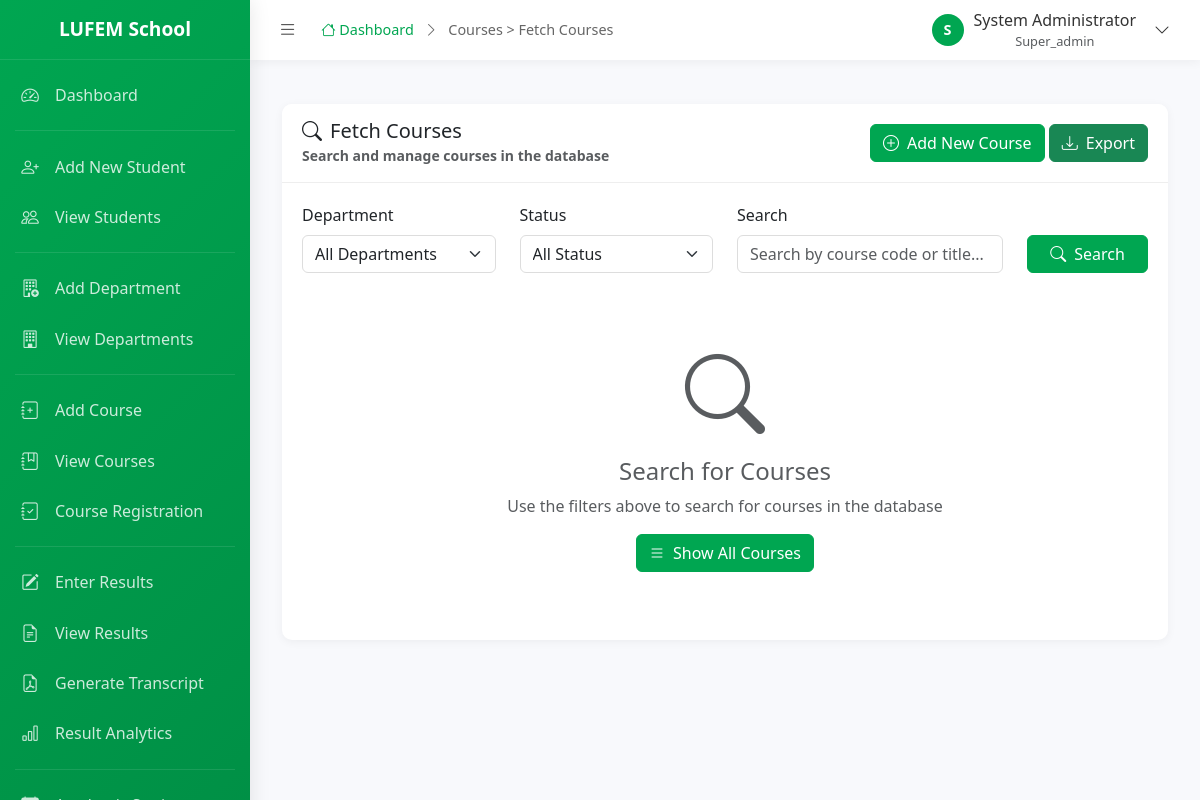
Page /admin/courses/fetch.php (signed in) on the committed database.
### tables this page shows
CREATE TABLE `institutions` (
  `institution_id` int(11) NOT NULL AUTO_INCREMENT,
  `institution_name` varchar(255) NOT NULL,
  `institution_code` varchar(20) NOT NULL,
  `address` text,
  `phone` varchar(20),
  `email` varchar(100),
  `website` varchar(100),
  `logo_path` varchar(255),
  `primary_color` varchar(7) DEFAULT '#00A651',
  `secondary_color` varchar(7) DEFAULT '#FFFFFF',
  `is_active` tinyint(1) DEFAULT 1,
  `created_at` timestamp NOT NULL DEFAULT CURRENT_TIMESTAMP,
  `updated_at` timestamp NOT NULL DEFAULT CURRENT_TIMESTAMP ON UPDATE CURRENT_TIMESTAMP,
  PRIMARY KEY (`institution_id`),
  UNIQUE KEY `institution_code` (`institution_code`)
);

CREATE TABLE `users` (
  `user_id` int(11) NOT NULL AUTO_INCREMENT,
  `institution_id` int(11) NOT NULL,
  `username` varchar(50) NOT NULL,
  `password` varchar(255) NOT NULL,
  `email` varchar(100),
  `full_name` varchar(255) NOT NULL,
  `role` enum('super_admin','admin','student') NOT NULL DEFAULT 'student',
  `is_active` tinyint(1) DEFAULT 1,
  `last_login` timestamp NULL DEFAULT NULL,
  `created_at` timestamp NOT NULL DEFAULT CURRENT_TIMESTAMP,
  `updated_at` timestamp NOT NULL DEFAULT CURRENT_TIMESTAMP ON UPDATE CURRENT_TIMESTAMP,
  PRIMARY KEY (`user_id`),
  UNIQUE KEY `username` (`username`),
  KEY `institution_id` (`institution_id`),
  FOREIGN KEY (`institution_id`) REFERENCES `institutions` (`institution_id`) ON DELETE CASCADE
);

### config/database.php (called while the page is built, shortened)
<?php
class Database {
    private $host = DB_HOST;
    private $user = DB_USER;
    private $pass = DB_PASS;
    private $dbname = DB_NAME;
    private $dbh;
    private $stmt;
    public function __construct() {
        $dsn = 'mysql:host=' . $this->host . ';dbname=' . $this->dbname . ';charset=utf8mb4';
        $options = array(
            PDO::ATTR_PERSISTENT => true,
            PDO::ATTR_ERRMODE => PDO::ERRMODE_EXCEPTION,
            PDO::ATTR_DEFAULT_FETCH_MODE => PDO::FETCH_ASSOC,
            PDO::ATTR_EMULATE_PREPARES => false
        );
        try {
            $this->dbh = new PDO($dsn, $this->user, $this->pass, $options);
        } catch(PDOException $e) {
            $this->error = $e->getMessage();
            echo 'Connection Error: ' . $this->error;
        }
    }
    public function query($query) {
        $this->stmt = $this->dbh->prepare($query);
    }
    public function bind($param, $value, $type = null) {
        if(is_null($type)) {
            switch(true) {
                case is_int($value):
                    $type = PDO::PARAM_INT;
                    break;
            }
        }
        $this->stmt->bindValue($param, $value, $type);
    }
    public function execute() {
        return $this->stmt->execute();
    }
    public function single() {
        $this->execute();
        return $this->stmt->fetch();
    }
}
?>

### admin/courses/fetch.php (the view, shortened to what this page needs)
<?php
$breadcrumb = "Courses > Fetch Courses";
$search_term = isset($_GET['search']) ? clean_input($_GET['search']) : '';
include_once '../includes/header.php';
?>
<div class="container-fluid py-4">
    <div class="row">
        <div class="col-12">
            <div class="card">
                <div class="card-header">
                    <div class="d-flex justify-content-between align-items-center">
                        <div>
                            <h5 class="mb-0">
                                <i class="bi bi-search me-2"></i>Fetch Courses
                            </h5>
                            <small class="text-muted">Search and manage courses in the database</small>
                        </div>
                        <div>
                            <a href="add.php" class="btn btn-primary">
                                <i class="bi bi-plus-circle me-2"></i>Add New Course
                            </a>
                            <button class="btn btn-success" onclick="exportCourses()">
                                <i class="bi bi-download me-2"></i>Export
                            </button>
                        </div>
                    </div>
                </div>
                <div class="card-body">
                    <div class="row mb-4">
                        <div class="col-md-3">
                            <label for="department_filter" class="form-label">Department</label>
                            <select class="form-select" id="department_filter">
                                <option value="">All Departments</option>
                            </select>
                        </div>
                        <div class="col-md-3">
                            <label for="status_filter" class="form-label">Status</label>
                            <select class="form-select" id="status_filter">
                                <option value="">All Status</option>
                            </select>
                        </div>
                        <div class="col-md-4">
                            <label for="search_input" class="form-label">Search</label>
                            <input type="text" class="form-control" id="search_input"
                                   placeholder="Search by course code or title..."
                                   value="<?php echo htmlspecialchars($search_term); ?>">
                        </div>
                        <div class="col-md-2">
                            <label class="form-label">&nbsp;</label>
                            <div class="d-grid">
                                <button class="btn btn-primary" onclick="fetchCourses()">
                                    <i class="bi bi-search me-2"></i>Search
                                </button>
                            </div>
                        </div>
                    </div>
                    <div id="courses_container">
                        <div class="text-center py-5">
                            <i class="bi bi-search display-1 text-muted"></i>
                            <h4 class="text-muted mt-3">Search for Courses</h4>
                            <p class="text-muted">Use the filters above to search for courses in the database</p>
                            <button class="btn btn-primary" onclick="fetchAllCourses()">
                                <i class="bi bi-list me-2"></i>Show All Courses
                            </button>
                        </div>
                    </div>
                </div>
            </div>
        </div>
    </div>
</div>
<?php include_once '../includes/footer.php'; ?>

### admin/includes/header.php (shortened to what this page needs)
<?php
$user_id = get_user_id();
$db = new Database();
$db->query("SELECT * FROM users WHERE user_id = :user_id");
$db->bind(':user_id', $user_id);
$user = $db->single();
$institution_id = get_institution_id();
$db->query("SELECT * FROM institutions WHERE institution_id = :institution_id");
$db->bind(':institution_id', $institution_id);
$institution = $db->single();
$current_page = basename($_SERVER['PHP_SELF']);
$current_dir = basename(dirname($_SERVER['PHP_SELF']));
?>
<!DOCTYPE html>
<html lang="en">
<head>
    <link href="https://cdn.jsdelivr.net/npm/bootstrap@5.3.3/dist/css/bootstrap.min.css" rel="stylesheet">
    <link href="https://cdn.jsdelivr.net/npm/bootstrap-icons@1.11.1/font/bootstrap-icons.css" rel="stylesheet">
</head>
<body>
    <div id="sidebar-wrapper">
        <div class="sidebar-heading">
            <span class="school-name"><?php echo $institution['institution_name'] ?? 'LUFEM School'; ?></span>
        </div>
        <div class="list-group list-group-flush">
            <a href="<?php echo ADMIN_URL; ?>/dashboard.php" class="list-group-item <?php echo ($current_page == 'dashboard.php') ? 'active' : ''; ?>">
                <i class="bi bi-speedometer2"></i>
                <span class="menu-text">Dashboard</span>
            </a>
            <div class="sidebar-divider"></div>
            <a href="<?php echo ADMIN_URL; ?>/students/add.php" class="list-group-item <?php echo ($current_dir == 'students' && $current_page == 'add.php') ? 'active' : ''; ?>">
                <i class="bi bi-person-plus"></i>
                <span class="menu-text">Add New Student</span>
            </a>
            <a href="<?php echo ADMIN_URL; ?>/students/index.php" class="list-group-item <?php echo ($current_dir == 'students' && $current_page == 'index.php') ? 'active' : ''; ?>">
                <i class="bi bi-people"></i>
                <span class="menu-text">View Students</span>
            </a>
            <div class="sidebar-divider"></div>
            <a href="<?php echo ADMIN_URL; ?>/departments/add.php" class="list-group-item <?php echo ($current_dir == 'departments' && $current_page == 'add.php') ? 'active' : ''; ?>">
                <i class="bi bi-building-add"></i>
                <span class="menu-text">Add Department</span>
            </a>
            <a href="<?php echo ADMIN_URL; ?>/departments/index.php" class="list-group-item <?php echo ($current_dir == 'departments' && $current_page == 'index.php') ? 'active' : ''; ?>">
                <i class="bi bi-building"></i>
                <span class="menu-text">View Departments</span>
            </a>
            <div class="sidebar-divider"></div>
            <a href="<?php echo ADMIN_URL; ?>/courses/add.php" class="list-group-item <?php echo ($current_dir == 'courses' && $current_page == 'add.php') ? 'active' : ''; ?>">
                <i class="bi bi-journal-plus"></i>
                <span class="menu-text">Add Course</span>
            </a>
            <a href="<?php echo ADMIN_URL; ?>/courses/index.php" class="list-group-item <?php echo ($current_dir == 'courses' && $current_page == 'index.php') ? 'active' : ''; ?>">
                <i class="bi bi-journal-bookmark"></i>
                <span class="menu-text">View Courses</span>
            </a>
            <a href="<?php echo ADMIN_URL; ?>/courses/registration.php" class="list-group-item <?php echo ($current_dir == 'courses' && $current_page == 'registration.php') ? 'active' : ''; ?>">
                <i class="bi bi-journal-check"></i>
                <span class="menu-text">Course Registration</span>
            </a>
            <div class="sidebar-divider"></div>
            <a href="<?php echo ADMIN_URL; ?>/results/entry.php" class="list-group-item <?php echo ($current_dir == 'results' && $current_page == 'entry.php') ? 'active' : ''; ?>">
                <i class="bi bi-pencil-square"></i>
                <span class="menu-text">Enter Results</span>
            </a>
            <a href="<?php echo ADMIN_URL; ?>/results/index.php" class="list-group-item <?php echo ($current_dir == 'results' && $current_page == 'index.php') ? 'active' : ''; ?>">
                <i class="bi bi-file-earmark-text"></i>
                <span class="menu-text">View Results</span>
            </a>
            <a href="<?php echo ADMIN_URL; ?>/results/transcript.php" class="list-group-item <?php echo ($current_dir == 'results' && $current_page == 'transcript.php') ? 'active' : ''; ?>">
                <i class="bi bi-file-earmark-pdf"></i>
                <span class="menu-text">Generate Transcript</span>
            </a>
            <a href="<?php echo ADMIN_URL; ?>/results/analytics.php" class="list-group-item <?php echo ($current_dir == 'results' && $current_page == 'analytics.php') ? 'active' : ''; ?>">
                <i class="bi bi-bar-chart"></i>
                <span class="menu-text">Result Analytics</span>
            </a>
            <div class="sidebar-divider"></div>
            <a href="<?php echo ADMIN_URL; ?>/settings/academic.php" class="list-group-item <?php echo ($current_dir == 'settings' && $current_page == 'academic.php') ? 'active' : ''; ?>">
                <i class="bi bi-calendar-check"></i>
                <span class="menu-text">Academic Settings</span>
            </a>
        </div>
    </div>
    <div id="page-content-wrapper">
        <div class="topbar">
            <div class="d-flex align-items-center">
                <button class="toggle-sidebar" id="toggleSidebar">
                    <i class="bi bi-list"></i>
                </button>
                <div class="breadcrumb-nav ms-3">
                    <a href="<?php echo ADMIN_URL; ?>/dashboard.php">
                        <i class="bi bi-house"></i> Dashboard
                    </a>
                    <?php if (isset($breadcrumb)): ?>
                        <i class="bi bi-chevron-right"></i>
                        <span><?php echo $breadcrumb; ?></span>
                    <?php endif; ?>
                </div>
            </div>
            <div class="user-dropdown">
                <button class="user-dropdown-toggle" id="userDropdownToggle">
                    <div class="user-avatar">
                        <?php echo strtoupper(substr($user['full_name'], 0, 1)); ?>
                    </div>
                    <div class="user-info d-none d-md-block">
                        <div class="user-name"><?php echo $user['full_name']; ?></div>
                        <div class="user-role text-muted" style="font-size: 0.8rem;"><?php echo ucfirst($user['role']); ?></div>
                    </div>
                    <i class="bi bi-chevron-down ms-2"></i>
                </button>
            </div>
        </div>
        <div class="main-content">

### rows in the picture
institutions: institution_name "LUFEM School"
users: full_name "S", full_name "System Administrator", role "Super_admin"

### other values in the picture
$breadcrumb "Courses > Fetch Courses"
